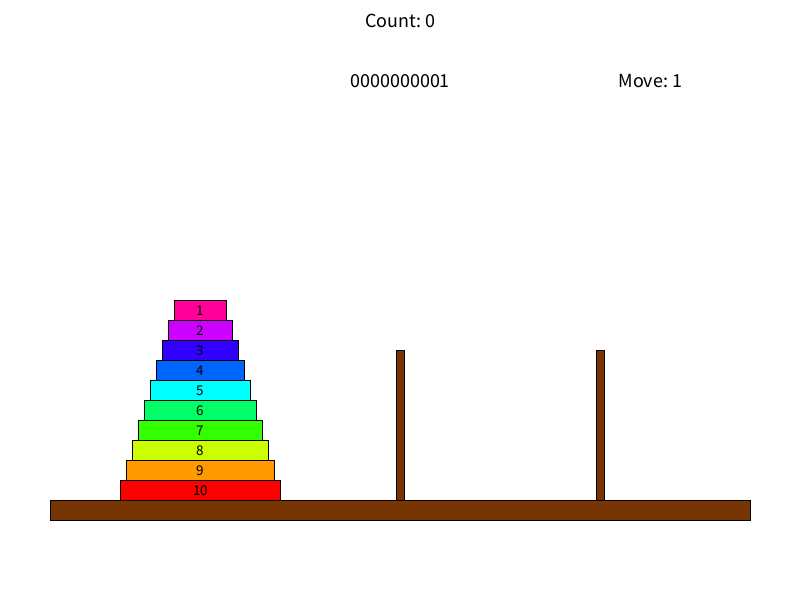
Frame 1 (no input)
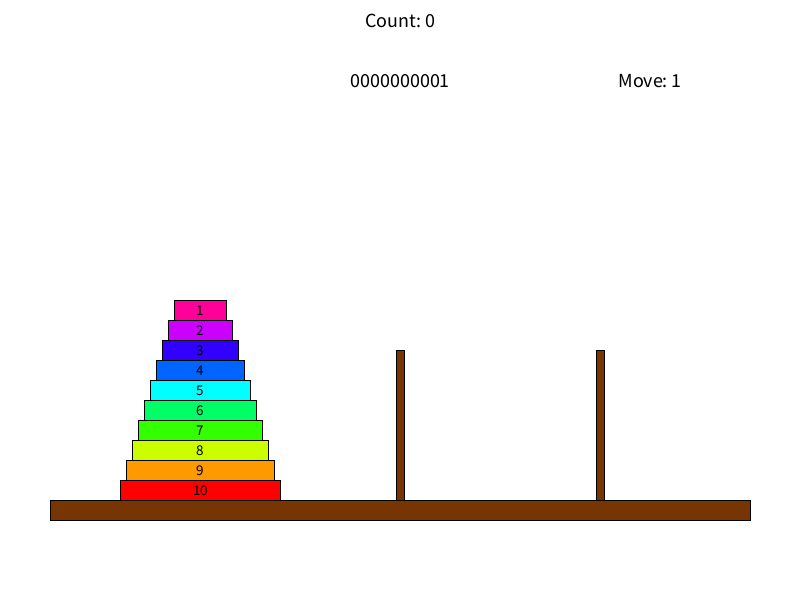
Frame 60 (the mouse pressed at the canvas centre just before this capture)
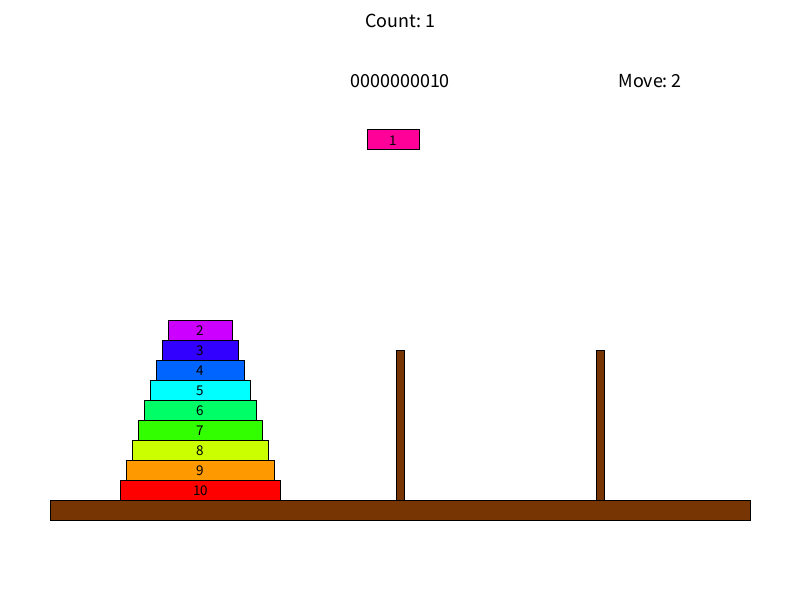
Frame 120 (the mouse held since frame 60 and released just before this capture)

The Processing sketch that drew these frames (run headless with seeded random() and noise(); from frame 60 on, the mouse is pressed at the canvas centre):

// Processing sketch: Towers_Of_Hanoi
// ── Towers_Of_Hanoi.pde
int hei = 20;
int chosen=-1;
long count;
int moveCount=1;
int PieceToMove=1;
PVector posBevore = new PVector();

boolean Manually=false;
float speed= 0.1;
int n = 10;

boolean next;
boolean stop;
ArrayList<Scheibe> Scheiben = new ArrayList();
ArrayList<Flanke> Flanken = new ArrayList();
IntList P1 = new IntList();
IntList P2 = new IntList();
IntList P3 = new IntList();


int binary;
int[] Binary = new int[n];
void setup() {
  size(800, 600);
  rectMode(CORNERS);
  textAlign(CENTER, CENTER);

  for (int i=0; i < n; i++) {
    Scheiben.add(new Scheibe(i, 1));
    Flanken.add(new Flanke());
  }
}

void draw() {
  colorMode(RGB, 255, 255, 255);
  background(255);


  //Background
  fill(#763502);
  for (int i=1; i < 4; i++) {
    rect(width/4*i-4, 350, width/4*i+4, 500);
  }
  rect(50, 500, width-50, 520);


  //Text
  fill(0);
  textSize(20);
  text("Count: " +count, width/2, 20);

  String b= binary(moveCount);
  b.trim();
  try {
    binary= Integer.parseInt(b);
  }catch(NumberFormatException e){
    println("Error");
  }

  binary=binary%int(pow(10, n));
  text(nf(binary, n), width/2, 80);

  for (int i=0; i < n; i++) {
    Binary[n-i-1]=digit(binary, i+1);
    if (Flanken.get(i).FP(boolean(Binary[n-i-1]))==true) {
      PieceToMove=i+1;
    }
  }
  text("Move: "+PieceToMove, 650, 80);

  for (Scheibe S : Scheiben) {
    S.show();
    S.setPillar();
  }

  for (Scheibe S : Scheiben) {
    if (Manually) {
      S.chosePieceToMoveManually();
    } else {
      if (!stop) {
        S.moveAutomatic(PieceToMove);
      }
      S.lerpTo();
    }
  }

  if (P2.size()==n) {
    stop=true;
  }


  if (P3.size()==n) {
    stop=true;
  }

  P1.clear();
  P2.clear();
  P3.clear();
}


int digit(int a, int n) {
  return (a%int(pow(10, n))/(int(pow(10, n-1))));
}

// ── Scheiben.pde
class Scheibe {

  int i;
  boolean lerp;
  int lerpState;
  PVector pos;
  float len;
  PVector posBevore=new PVector();  
  PVector lerpPos=new PVector();
  int Pillar;



  Scheibe(int i_, int Pillar_) {   
    i=i_;
    Pillar=Pillar_;
    len=map(i, 0, n, 80, 20);
    pos = new PVector(width/4*Pillar_, 500-hei/2-hei*i);
  }


  void show() {
    colorMode(HSB, n, 1, 1);
    fill(i, 1, 1);
    if (chosen==i) {
      pos = (new PVector(mouseX, mouseY));
    }
    rect(pos.x-len, pos.y-hei/2, pos.x+len, pos.y+hei/2);
    fill(0, 0, 0);
    textSize(15);
    text(n-i, pos.x, pos.y);
  }


  void setPillar() {
    if (!(chosen==i)) {
      if (Pillar==1) {
        P1.append(i);
      }
      if (Pillar==2) {
        P2.append(i);
      }
      if (Pillar==3) {
        P3.append(i);
      }
    }
  }


  void chosePieceToMoveManually() {
    if (FlankeMaus()) {
      if (mouseX+len > pos.x && mouseX-len<pos.x) {
        if (mouseY+hei/2 > pos.y && mouseY-hei/2<pos.y) {
          boolean valid = true;
          if (Pillar==1 && 500-(P1.size()-1)*hei<mouseY) {
            valid =false;
          }
          if (Pillar==2 && 500-(P2.size()-1)*hei<mouseY) {
            valid =false;
          }
          if (Pillar==3 && 500-(P3.size()-1)*hei<mouseY) {
            valid =false;
          }
          if (valid) {
            chosen=i;
            posBevore=pos;
          }
        }
      }
    }


    if (NegFlankeMaus()) {
      if (chosen ==i) {
        int newPillar = int(map(mouseX, 0, width, 1, 4));
        int occupied=-1;
        boolean valid = true;

        if (newPillar ==1) {
          occupied=P1.size();
        }
        if (newPillar ==2) {
          occupied=P2.size();
        }
        if (newPillar ==3) {
          occupied=P3.size();
        }

        if (P1.size()==0) {
          P1.append(-1);
        }
        if (P2.size()==0) {
          P2.append(-1);
        }
        if (P3.size()==0) {
          P3.append(-1);
        }


        if (newPillar==1 && P1.max()>i) {
          valid =false;
        }
        if (newPillar==2 && P2.max()>i) {
          valid =false;
        }
        if (newPillar==3 && P3.max()>i) {
          valid =false;
        }

        if (valid) {
          pos=new PVector(width/4*newPillar, 500-hei/2-hei*occupied);
          if (Pillar!=newPillar) {
            count++;
            moveCount++;
          }
          chosen=-1;
        } else {
          pos=posBevore;
        }
        Pillar = newPillar;
      }
    }
  }



  void moveAutomatic(int PieceIndex) {
    if (FlankeMaus()||next) {

      if (n-i==PieceIndex) {
        for (int k=1; k < 6; k++) {

          int  newPillar=Pillar+k;
          newPillar=newPillar%4;        
          if (newPillar==0) {
            newPillar=1;
          }


          int occupied=-1;
          if (newPillar ==1) {
            occupied=P1.size();
          }
          if (newPillar ==2) {
            occupied=P2.size();
          }
          if (newPillar ==3) {
            occupied=P3.size();
          } 

          boolean valid = true;
          if (P1.size()==0) {
            P1.append(-1);
          }
          if (P2.size()==0) {
            P2.append(-1);
          }
          if (P3.size()==0) {
            P3.append(-1);
          }

          if (newPillar==1 && P1.max()>i) {
            valid =false;
          }
          if (newPillar==2 && P2.max()>i) {
            valid =false;
          }
          if (newPillar==3 && P3.max()>i) {
            valid =false;
          }

          P1.removeValue(-1);
          P2.removeValue(-1);
          P3.removeValue(-1);

        

          if (valid) {    
            next=false;
            lerpPos=new PVector(width/4*newPillar, 500-hei/2-hei*(occupied));
            lerp=true;
            lerpState=0;
            Pillar=newPillar;
            moveCount++;
            count++;
            break;
          }
        }
      }
    }
  }

  void lerpTo() {
    if (lerp) {
      if (lerpState==0) {      
        pos.y=lerp(pos.y, 350-n*hei-20, speed);      
        if (pos.dist(new PVector(pos.x, 350-n*hei-20))<10) {
          lerpState=1;
        }
      } 
      if (lerpState==1) {
        pos.x=lerp(pos.x, lerpPos.x, speed);   
        if (pos.dist(new PVector(lerpPos.x, 350-n*hei-20))<10) {
          lerpState=2;
          pos.x=lerpPos.x;
        }
      }
      if (lerpState==2) {  
        pos.y=lerp(pos.y, lerpPos.y, speed);      
        if (pos.dist(lerpPos)<5) {
          lerp=false;
          next=true;
          pos.x=lerpPos.x;
          pos.y=lerpPos.y;
        }
      }
    }
  }


  boolean jetzt;
  boolean FlankeMaus() {
    boolean vorher = jetzt;
    jetzt =mousePressed;
    return(!vorher && jetzt);
  }

  boolean jetzt1;
  boolean NegFlankeMaus() {
    boolean vorher = jetzt1;
    jetzt1 =mousePressed;
    return(vorher && !jetzt1);
  }
}






class Flanke {
  boolean jetzt; 
  boolean FP(boolean val) {
    boolean vorher = jetzt;
    jetzt=val;
    return(!vorher && jetzt);
  }
}
